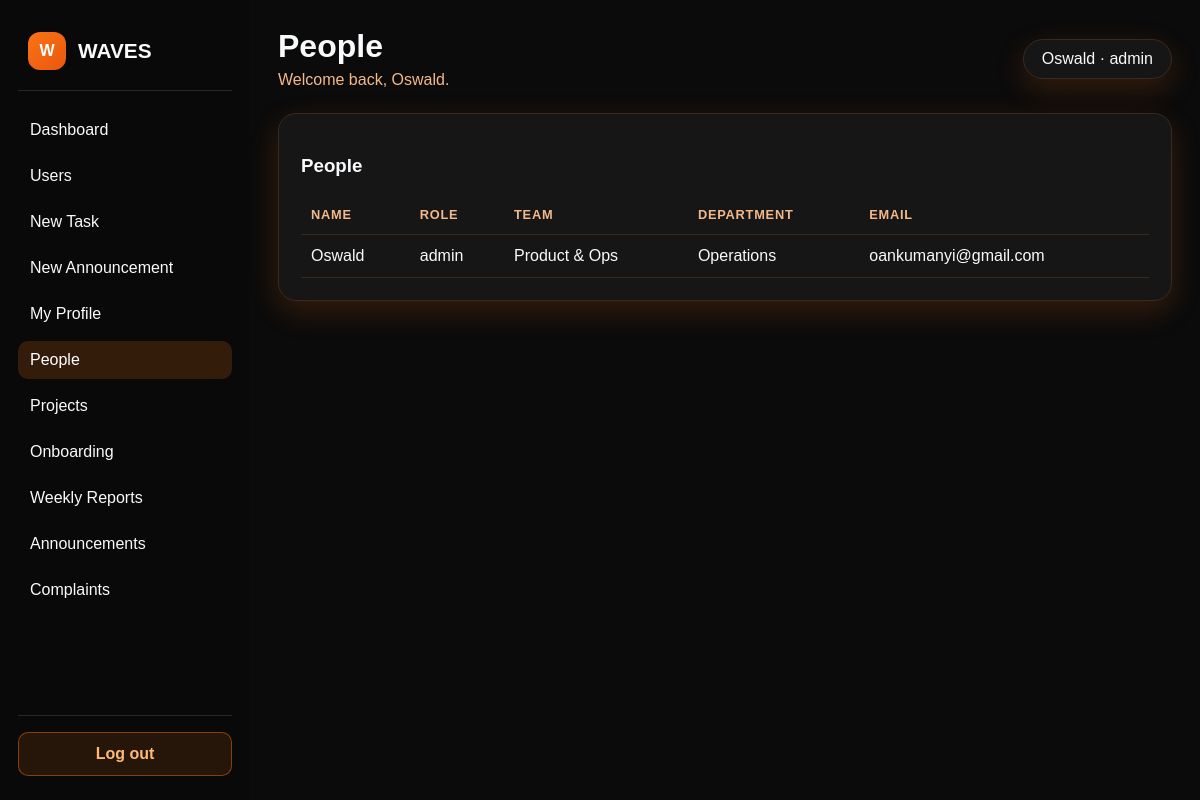
Screenshot of /people.php (signed in) with the database file from the repository.
### tables this page shows
CREATE TABLE profiles (
    id INT AUTO_INCREMENT PRIMARY KEY,
    user_id INT NOT NULL,
    full_name VARCHAR(150) NOT NULL,
    team_name VARCHAR(120) DEFAULT NULL,
    department VARCHAR(120) DEFAULT NULL,
    job_title VARCHAR(120) DEFAULT NULL,
    age TINYINT UNSIGNED DEFAULT NULL,
    profile_photo VARCHAR(255) DEFAULT NULL,
    mentor_id INT DEFAULT NULL,
    start_date DATE DEFAULT NULL,
    created_at TIMESTAMP DEFAULT CURRENT_TIMESTAMP,
    FOREIGN KEY (user_id) REFERENCES users(id) ON DELETE CASCADE,
    FOREIGN KEY (mentor_id) REFERENCES users(id)
);

CREATE TABLE users (
    id INT AUTO_INCREMENT PRIMARY KEY,
    organization_id INT NOT NULL,
    email VARCHAR(150) UNIQUE NOT NULL,
    password_hash VARCHAR(255) NOT NULL,
    role ENUM('admin', 'mentor', 'intern', 'staff', 'national_service') NOT NULL DEFAULT 'intern',
    created_at TIMESTAMP DEFAULT CURRENT_TIMESTAMP,
    FOREIGN KEY (organization_id) REFERENCES organizations(id)
);

### includes/auth.php (called while the page is built, shortened)
<?php
function currentUser(): ?array
{
    return $_SESSION['user'] ?? null;
}

### people.php (the view, shortened to what this page needs)
<?php
require_once __DIR__ . '/includes/auth.php';
$pdo = getDbConnection();
$people = $pdo->query(
    'SELECT p.full_name, p.team_name, p.department, p.job_title, u.email, u.role
     FROM profiles p
     JOIN users u ON u.id = p.user_id
     ORDER BY p.full_name ASC'
)->fetchAll();
include __DIR__ . '/includes/header.php';
?>
<section class="list-panel">
    <h3>People</h3>
    <table class="table">
        <thead>
            <tr>
                <th>Name</th>
                <th>Role</th>
                <th>Team</th>
                <th>Department</th>
                <th>Email</th>
            </tr>
        </thead>
        <tbody>
            <?php foreach ($people as $person): ?>
                <tr>
                    <td><?= htmlspecialchars($person['full_name']) ?></td>
                    <td><?= htmlspecialchars($person['role']) ?></td>
                    <td><?= htmlspecialchars($person['team_name'] ?? 'N/A') ?></td>
                    <td><?= htmlspecialchars($person['department'] ?? 'N/A') ?></td>
                    <td><?= htmlspecialchars($person['email']) ?></td>
                </tr>
            <?php endforeach; ?>
        </tbody>
    </table>
</section>
<?php include __DIR__ . '/includes/footer.php'; ?>

### includes/header.php (shortened to what this page needs)
<?php
require_once __DIR__ . '/auth.php';
$currentUser = currentUser();
$currentPage = basename($_SERVER['PHP_SELF']);
?>
<!DOCTYPE html>
<html lang="en">
<head>
    <link rel="stylesheet" href="assets/css/style.css">
</head>
<body>
    <?php if ($currentUser && $currentPage !== 'login.php'): ?>
        <div class="app-shell">
            <?php include __DIR__ . '/sidebar.php'; ?>
            <main class="main">
                <header class="topbar">
                    <div class="page-title">
                        <h2><?= ucfirst(str_replace(['.php', '-'], ['', ' '], $currentPage)) ?></h2>
                        <p>Welcome back, <?= htmlspecialchars($currentUser['full_name']) ?>.</p>
                    </div>
                    <div class="user-chip">
                        <?= htmlspecialchars($currentUser['full_name']) ?> · <?= htmlspecialchars($currentUser['role']) ?>
                    </div>
                </header>
    <?php else: ?>
        <div class="auth-wrap">
    <?php endif; ?>

### includes/sidebar.php (shortened to what this page needs)
<?php
$currentPage = basename($_SERVER['PHP_SELF']);
$user = currentUser();
$isCurrentAdmin = ($user['role'] ?? '') === 'admin';
$navItems = $isCurrentAdmin
    ? [['dashboard.php', 'Dashboard'], ['users.php', 'Users'], ['new-task.php', 'New Task'], ['new-announcement.php', 'New Announcement'], ['profile.php', 'My Profile']]
    : [['work.php', 'My Work'], ['profile.php', 'My Profile']];
$navItems = array_merge($navItems, [
    ['people.php', 'People'],
    ['projects.php', 'Projects'],
    ['onboarding.php', 'Onboarding'],
    ['weekly-report.php', 'Weekly Reports'],
    ['announcements.php', 'Announcements'],
    ['feedback.php', 'Complaints'],
]);
?>
<aside class="sidebar">
    <div class="brand">
        <div class="brand-mark">W</div>
        <h1>WAVES</h1>
    </div>
    <nav class="nav">
        <?php foreach ($navItems as $item): ?>
            <?php
                $href = $item[0];
                $label = $item[1];
                $active = ($currentPage === $href) ? 'active' : '';
                $link = '<a class="' . $active . '" href="' . $href . '">' . $label . '</a>';
                echo $link;
            ?>
        <?php endforeach; ?>
    </nav>
    <div class="sidebar-logout">
        <a href="logout.php">Log out</a>
    </div>
</aside>

### includes/footer.php (shortened to what this page needs)
    <?php if (currentUser() && basename($_SERVER['PHP_SELF']) !== 'login.php'): ?>
            </main>
        </div>
    <?php endif; ?>
</body>
</html>

### assets/css/style.css (style rules this page uses)
:root { --bg: #0b0b0b; --panel: #161616; --panel-alt: #1d1a18; --primary: #f97316; --primary-dark: #ea580c; --secondary: #f8fafc; --muted: #f4b98a; --success: #10b981; --warning: #f97316; --danger: #ef4444; --border: #3a2a1e; --shadow: 0 10px 30px rgba(249, 115, 22, 0.18); }
* { box-sizing: border-box; }
body { margin: 0; font-family: Arial, Helvetica, sans-serif; background: var(--bg); color: var(--secondary); }
body, .main, .sidebar, .card, .list-panel, .form-panel, .auth-card, .user-chip, .quick-item, .field input, .field select, .field textarea { color: var(--secondary); }
.app-shell { display: flex; min-height: 100vh; }
.sidebar { width: 250px; background: #090909; color: #f8fafc; padding: 24px 18px; position: sticky; top: 0; height: 100vh; display: flex; flex-direction: column; }
.brand { display: flex; align-items: center; gap: 12px; padding: 8px 10px 20px; border-bottom: 1px solid rgba(148, 163, 184, 0.2); margin-bottom: 20px; }
.brand-mark { width: 38px; height: 38px; display: grid; place-items: center; border-radius: 12px; background: linear-gradient(135deg, var(--primary), var(--primary-dark)); color: white; font-weight: 700; }
.brand h1 { margin: 0; font-size: 1.3rem; }
.nav { display: flex; flex-direction: column; gap: 8px; flex: 1; overflow-y: auto; }
.nav a { color: #f8fafc; text-decoration: none; padding: 10px 12px; border-radius: 10px; transition: 0.2s ease; }
.nav a:hover, .nav a.active { background: rgba(249, 115, 22, 0.18); color: #fff; }
.sidebar-logout { border-top: 1px solid rgba(148, 163, 184, 0.2); margin-top: 16px; padding-top: 16px; }
.sidebar-logout a { display: block; padding: 12px; border: 1px solid rgba(249, 115, 22, 0.45); border-radius: 10px; background: rgba(249, 115, 22, 0.12); color: #fdba74; font-weight: 700; text-align: center; text-decoration: none; transition: 0.2s ease; }
.main { flex: 1; padding: 28px; }
.topbar { display: flex; align-items: center; justify-content: space-between; gap: 16px; margin-bottom: 24px; }
.page-title h2 { margin: 0; font-size: 2rem; }
.page-title p { margin: 6px 0 0; color: var(--muted); }
.user-chip { background: var(--panel); border: 1px solid var(--border); border-radius: 999px; padding: 10px 18px; box-shadow: var(--shadow); }
.list-panel, .form-panel { background: var(--panel); border: 1px solid var(--border); border-radius: 18px; padding: 22px; box-shadow: var(--shadow); }
.table { width: 100%; border-collapse: collapse; margin-top: 18px; }
.table th, .table td { text-align: left; padding: 12px 10px; border-bottom: 1px solid var(--border); }
.table th { color: var(--muted); font-size: 0.8rem; text-transform: uppercase; letter-spacing: 0.06em; }

### rows the page displays
profiles: full_name "Oswald", user.role "admin", team_name "Product & Ops", department "Operations", user.email "oankumanyi@gmail.com"

### other values shown
$label "Dashboard"
$label "Users"
$label "New Task"
$label "New Announcement"
$label "My Profile"
$label "People"
$label "Projects"
$label "Onboarding"
$label "Weekly Reports"
$label "Announcements"
$label "Complaints"
str_replace(['.php', '-'], ['', ' '], $currentPage) "People"
